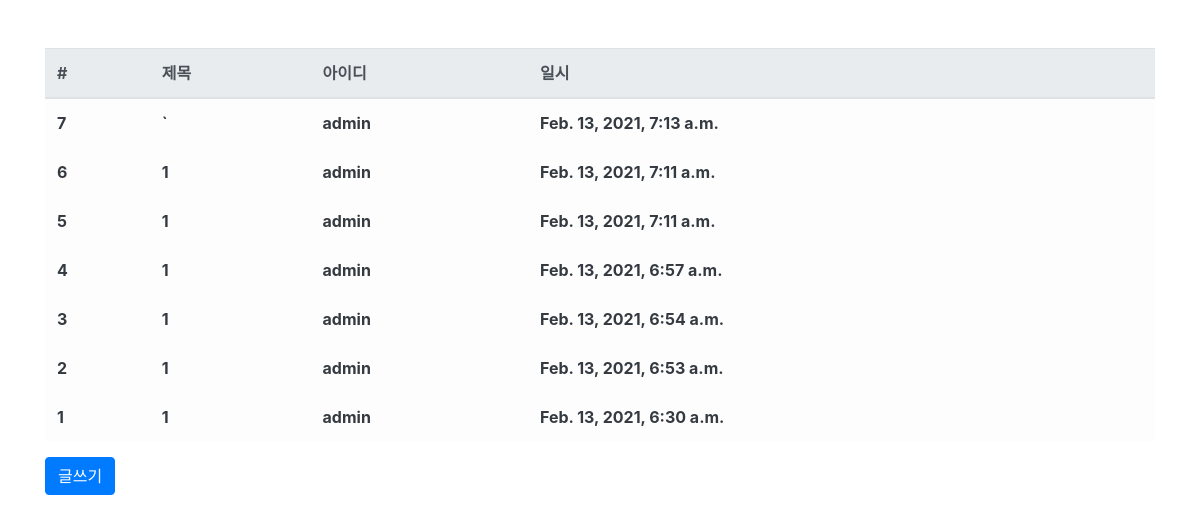
/board/list/, run on the app's committed database.
### board/models.py (models this page shows, shortened)
class Board(models.Model):
    title = models.CharField(max_length=200, verbose_name='제목')
    contents = models.TextField(verbose_name='내용')
    writer = models.ForeignKey('user.User', on_delete=models.CASCADE, verbose_name='작성자')
    registered_dttm = models.DateTimeField(auto_now_add=True, verbose_name='등록시간')
    class Meta:
        db_table = 'Community_board'
        verbose_name = '커뮤니티 게시글'
        verbose_name_plural = '커뮤니티 게시글' # 복수형 표현도 설정

### user/models.py (models this page shows)
class User(models.Model):
    username = models.CharField(max_length=100, verbose_name='사용자명')
    useremail = models.EmailField(max_length=100, verbose_name='사용자이메일')
    password = models.CharField(max_length=100, verbose_name='비밀번호')
    registered_dttm = models.DateTimeField(auto_now_add=True, verbose_name='등록시간')
    def __str__(self): # 클래스가 문자열로 변환될 때 사용되는 내장함수
        return self.username
    class Meta:
        db_table = 'Community_user'
        verbose_name = '커뮤니티 사용자'
        verbose_name_plural = '커뮤니티 사용자' # 복수형 표현도 설정

### board/views.py (the view)
# urls.py: path('list/', views.board_list),
def board_list(request):
    boards = Board.objects.all().order_by('-id') # Board모델의 모든 필드를 가져와 id의 역순으로 가져옴(최신글을 맨위로 올림)
    return render(request, 'board/board_list.html', {'boards' : boards})

### board/templates/board/board_list.html
{% extends "./base.html" %}
{% block contents %}
<div class="row mt-5">
    <div class="col-12">
        <table class="table table-light">
            <thead class="thead-light">
                <tr>
                    <th>#</th>
                    <th>제목</th>
                    <th>아이디</th>
                    <th>일시</th>
                </tr>
            </thead>
            <tbody class="text-dark">
            {% for board in boards %}
            <tr>
                <th>{{ board.id }}</th>
                <th>{{ board.title }}</th>
                <th>{{ board.writer }}</th>
                <th>{{ board.registered_dttm }}</th>
            </tr>
            {% endfor %}
            </tbody>
        </table>
    </div>
</div>
<div class="row">
    <div class="col-12">
        <button class="btn btn-primary">글쓰기</button>
    </div>
</div>
{% endblock %}

### board/templates/board/base.html (shortened to what this page needs)
<!doctype html>
{% block raw %}
<html>
<head>
    <link rel="stylesheet" href="https://stackpath.bootstrapcdn.com/bootstrap/4.3.1/css/bootstrap.min.css">
</head>
<body>
<div class="container">
    {% block contents %}
    {% endblock %}
</div>
</body>
</html>
{% endblock %}

### data on the page
Board: id "7", title "`", writer "admin", registered_dttm "Feb. 13, 2021, 7:13 a.m."
Board: id "6", title "1", writer "admin", registered_dttm "Feb. 13, 2021, 7:11 a.m."
Board: id "5", title "1", writer "admin", registered_dttm "Feb. 13, 2021, 7:11 a.m."
Board: id "4", title "1", writer "admin", registered_dttm "Feb. 13, 2021, 6:57 a.m."
Board: id "3", title "1", writer "admin", registered_dttm "Feb. 13, 2021, 6:54 a.m."
Board: id "2", title "1", writer "admin", registered_dttm "Feb. 13, 2021, 6:53 a.m."
Board: id "1", title "1", writer "admin", registered_dttm "Feb. 13, 2021, 6:30 a.m."
